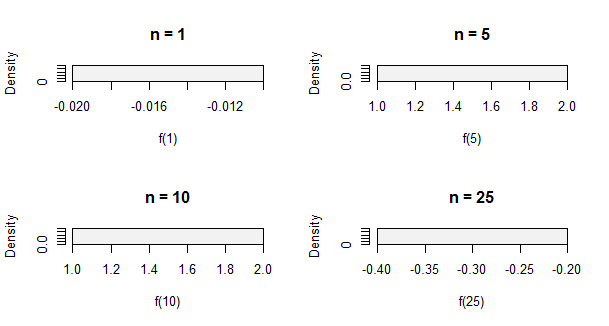

Reproduce this figure in R.
# Define function to get average
f = function(n, a=0, b=1) {
  mu = (b + a) / 2
  sigma = (b - a) / sqrt(12)
  (mean(runif(n, a, b)) - mu) / (sigma / sqrt(n))
}

# Plot
par(mfrow = c(2, 2))
hist(f(1), probability = TRUE,main="n = 1",col = gray(.95))
hist(f(5), probability = TRUE,main="n = 5",col = gray(.95))
hist(f(10), probability = TRUE,main="n = 10",col = gray(.95))
hist(f(25), probability = TRUE,main="n = 25",col = gray(.95))
